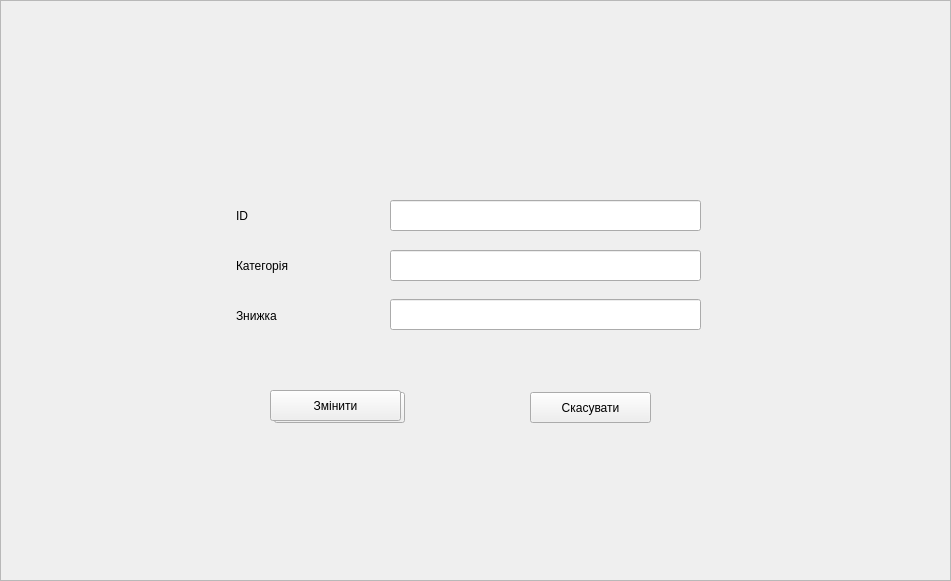
   <widget class="QFrame" name="Edit_discount">
    <property name="geometry">
     <rect>
      <x>-11</x>
      <y>-11</y>
      <width>951</width>
      <height>581</height>
     </rect>
    </property>
    <property name="frameShape">
     <enum>QFrame::StyledPanel</enum>
    </property>
    <property name="frameShadow">
     <enum>QFrame::Raised</enum>
    </property>
    <widget class="QLabel" name="label_30">
     <property name="geometry">
      <rect>
       <x>-4</x>
       <y>2</y>
       <width>961</width>
       <height>581</height>
      </rect>
     </property>
     <property name="styleSheet">
      <string notr="true">background-image: url(:/bac_image/cabinet.jpg);</string>
     </property>
     <property name="text">
      <string/>
     </property>
    </widget>
    <widget class="QLabel" name="label_31">
     <property name="geometry">
      <rect>
       <x>236</x>
       <y>200</y>
       <width>131</width>
       <height>31</height>
      </rect>
     </property>
     <property name="styleSheet">
      <string notr="true">background-color: #FFD40D;
border-style: outset; border-width: 3px;
border-radius: 10px; border-color: #FFFF50;
font: bold 14px;
font: 14pt \&quot;Segoe Print\&quot;;</string>
     </property>
     <property name="text">
      <string>ID</string>
     </property>
    </widget>
    <widget class="QLabel" name="label_32">
     <property name="geometry">
      <rect>
       <x>236</x>
       <y>250</y>
       <width>131</width>
       <height>31</height>
      </rect>
     </property>
     <property name="styleSheet">
      <string notr="true">background-color: #FFD40D;
border-style: outset; border-width: 3px;
border-radius: 10px; border-color: #FFFF50;
font: bold 14px;
font: 14pt \&quot;Segoe Print\&quot;;</string>
     </property>
     <property name="text">
      <string>Категорія</string>
     </property>
    </widget>
    <widget class="QLabel" name="label_33">
     <property name="geometry">
      <rect>
       <x>236</x>
       <y>300</y>
       <width>131</width>
       <height>31</height>
      </rect>
     </property>
     <property name="styleSheet">
      <string notr="true">background-color: #FFD40D;
border-style: outset; border-width: 3px;
border-radius: 10px; border-color: #FFFF50;
font: bold 14px;
font: 14pt \&quot;Segoe Print\&quot;;</string>
     </property>
     <property name="text">
      <string>Знижка</string>
     </property>
    </widget>
    <widget class="QLineEdit" name="lineEdit_12">
     <property name="geometry">
      <rect>
       <x>390</x>
       <y>200</y>
       <width>311</width>
       <height>31</height>
      </rect>
     </property>
    </widget>
    <widget class="QLineEdit" name="lineEdit_22">
     <property name="geometry">
      <rect>
       <x>390</x>
       <y>250</y>
       <width>311</width>
       <height>31</height>
      </rect>
     </property>
    </widget>
    <widget class="QLineEdit" name="lineEdit_23">
     <property name="geometry">
      <rect>
       <x>390</x>
       <y>299</y>
       <width>311</width>
       <height>31</height>
      </rect>
     </property>
    </widget>
    <widget class="QPushButton" name="pushButton_add_dis">
     <property name="geometry">
      <rect>
       <x>274</x>
       <y>392</y>
       <width>131</width>
       <height>31</height>
      </rect>
     </property>
     <property name="styleSheet">
      <string notr="true">background-color: #FFD40D;
border-style: outset; border-width: 3px;
border-radius: 10px; border-color: #FFFF50;
font: bold 14px;
font: 14pt \&quot;Segoe Print\&quot;;</string>
     </property>
     <property name="text">
      <string>Додати</string>
     </property>
    </widget>
    <widget class="QPushButton" name="pushButton_dis_canc">
     <property name="geometry">
      <rect>
       <x>530</x>
       <y>392</y>
       <width>121</width>
       <height>31</height>
      </rect>
     </property>
     <property name="styleSheet">
      <string notr="true">background-color: #FFD40D;
border-style: outset; border-width: 3px;
border-radius: 10px; border-color: #FFFF50;
font: bold 14px;
font: 14pt \&quot;Segoe Print\&quot;;</string>
     </property>
     <property name="text">
      <string>Скасувати</string>
     </property>
    </widget>
    <widget class="QPushButton" name="pushButton_edit_dis">
     <property name="geometry">
      <rect>
       <x>270</x>
       <y>390</y>
       <width>131</width>
       <height>31</height>
      </rect>
     </property>
     <property name="styleSheet">
      <string notr="true">background-color: #FFD40D;
border-style: outset; border-width: 3px;
border-radius: 10px; border-color: #FFFF50;
font: bold 14px;
font: 14pt \&quot;Segoe Print\&quot;;</string>
     </property>
     <property name="text">
      <string>Змінити</string>
     </property>
    </widget>
   </widget>
